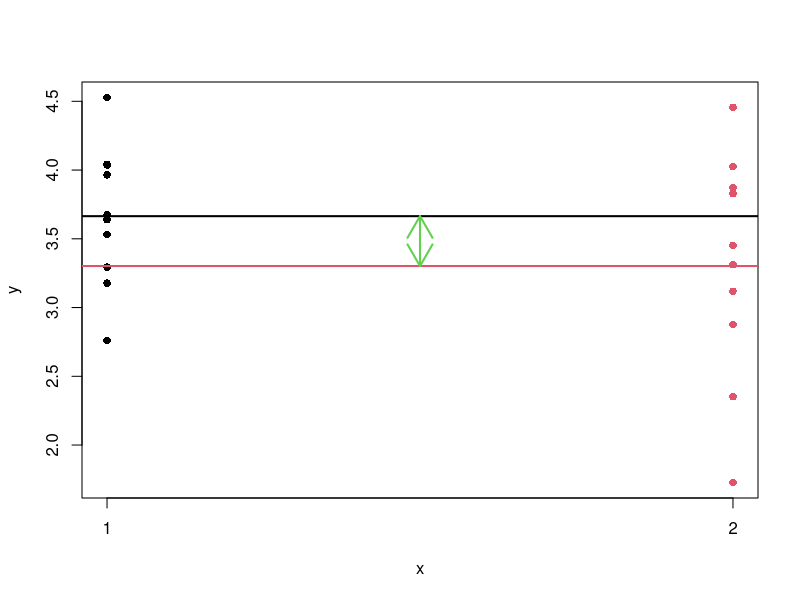
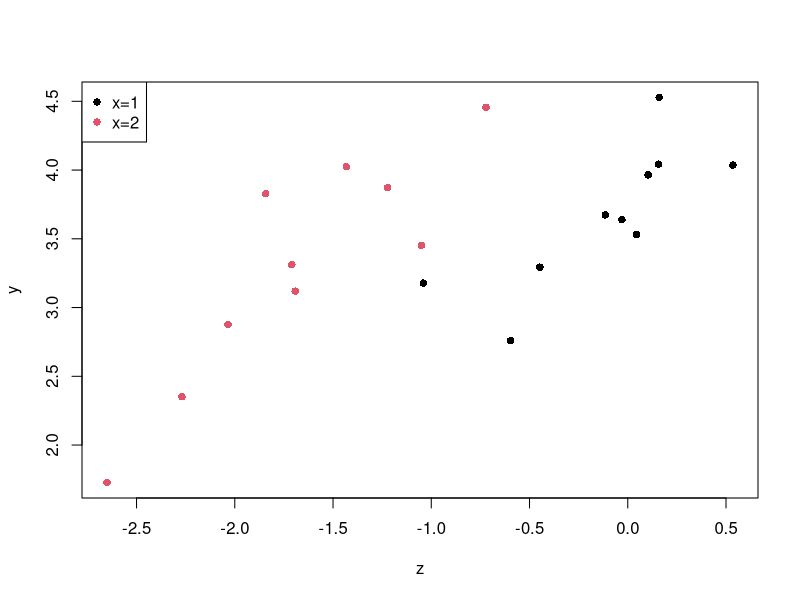
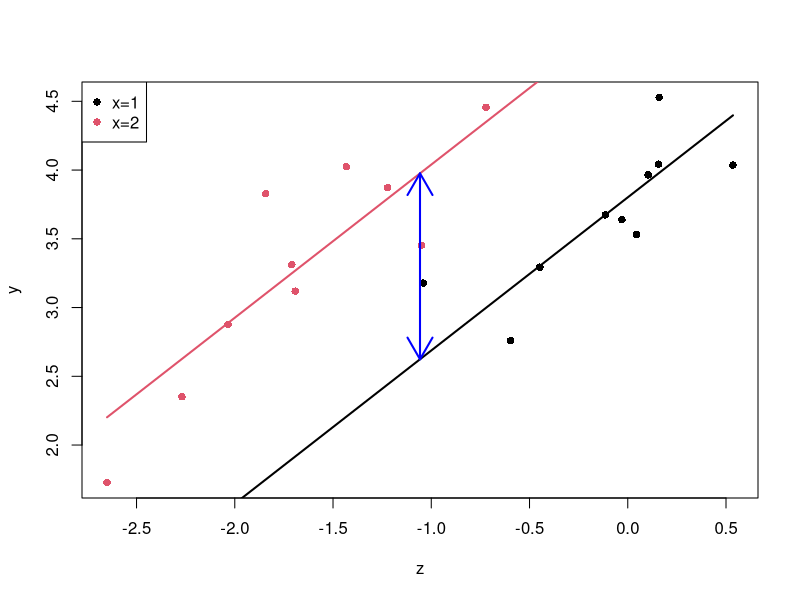
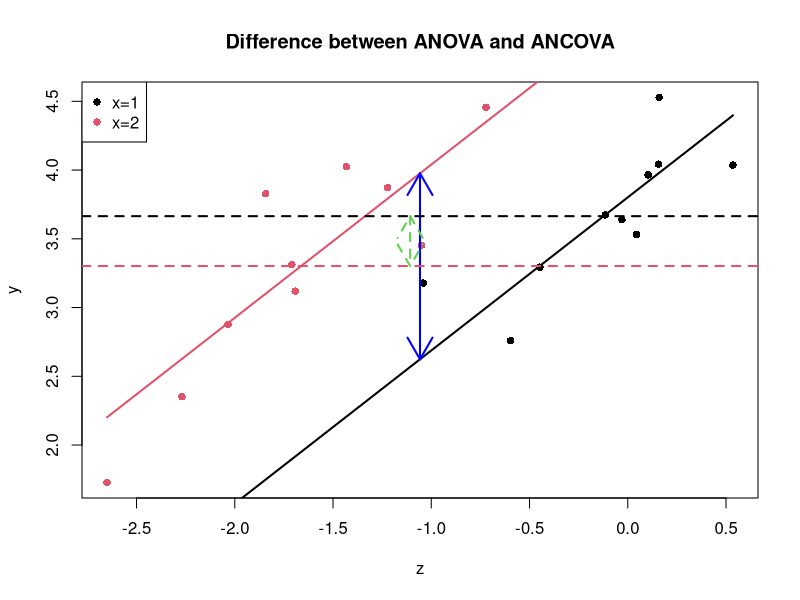

Source code (R) for these figures, in order:
## ---- chunk 1
knitr::opts_chunk$set(echo = FALSE)
## ---- chunk 2
x = rep(1:2, each = 10)
z = 1 - 1.1*x + rnorm(20, 0, 0.5)
y = 2 + 1.7*x + 1.2*z+ rnorm(20, 0, 0.5)
dfsm = data.frame(x,y,z)

plot(y ~ x, data=dfsm, col=x, pch=16,xaxt="n")
abline(h=mean(y[x==1]), lw=2)
abline(h=mean(y[x==2]), lw=2, col=2)
arrows(1.5, mean(y[x==1]), 1.5, mean(y[x==2]), code=3, lw=2, col=3)
axis(1, c(1,2))
## ---- chunk 3
plot(y ~ z, data=dfsm, col=x, pch=16)
legend("topleft", legend=c('x=1', 'x=2'), col=c(1,2), pch=c(16,16))
## ---- chunk 4
mod = lm(y~z+x, dfsm)
z_new = seq(min(z),max(z),length=10)
m_z_new = mean(z_new)
plot(y ~ z, data=dfsm, col=x, pch=16)
lines(z_new, predict(mod, newdata = data.frame(z=z_new, x=1)), lw=2)
lines(z_new, predict(mod, newdata = data.frame(z=z_new, x=2)), lw=2, col=2)
arrows(m_z_new, predict(mod, newdata = data.frame(z=m_z_new,x=1)), 
       m_z_new, predict(mod, newdata = data.frame(z=m_z_new,x=2)), lw=2,code=3, col="blue")
legend("topleft", legend=c('x=1', 'x=2'), col=c(1,2), pch=c(16,16))
## ---- chunk 5
plot(y ~ z, data=dfsm, col=x, pch=16, main="Difference between ANOVA and ANCOVA")
lines(z_new, predict(mod, newdata = data.frame(z=z_new, x=1)), lw=2)
lines(z_new, predict(mod, newdata = data.frame(z=z_new, x=2)), lw=2, col=2)
arrows(m_z_new, predict(mod, newdata = data.frame(z=m_z_new,x=1)), 
       m_z_new, predict(mod, newdata = data.frame(z=m_z_new,x=2)), lw=2,code=3, col="blue")
abline(h=mean(y[x==1]), lw=2,lty=2)
abline(h=mean(y[x==2]), lw=2, col=2,lty=2)
arrows(m_z_new-0.05, mean(y[x==1]), m_z_new-0.05, mean(y[x==2]), code=3, lw=2, col=3,lty=2)
legend("topleft", legend=c('x=1', 'x=2'), col=c(1,2), pch=c(16,16))
